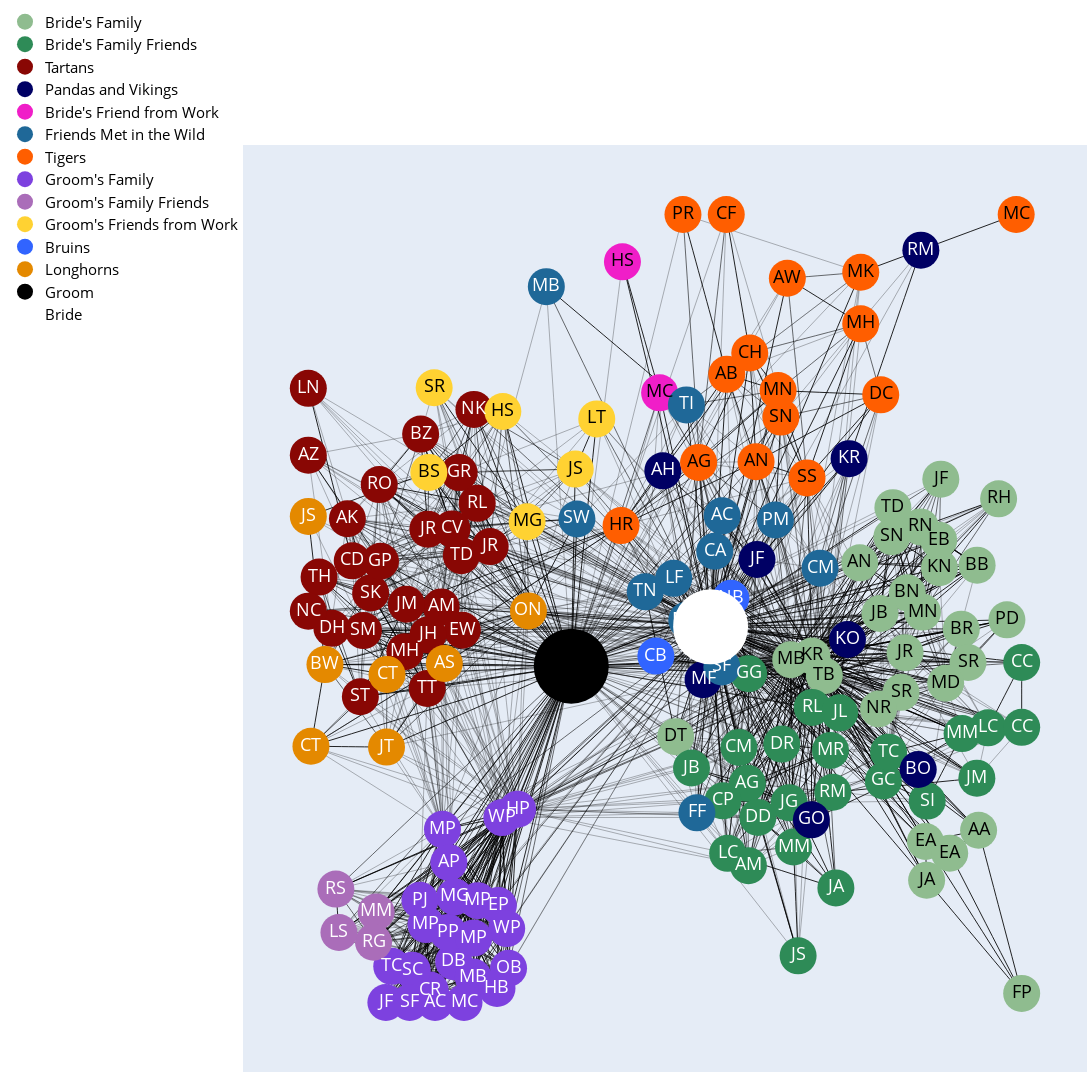

The notebook cell saved with this chart:
### Code cell
fig = go.Figure(data=edge_traces + node_traces + display_name_traces,
                layout=go.Layout(
                    title=None,#"Mary and Richard's wedding guest network",
                    titlefont_size=24,
                    width=2000,
                    height=2000,
                    showlegend=True,
                    hovermode='closest',
                    margin=dict(b=20,l=20,r=5,t=20),
                    legend=dict(
                        yanchor="bottom", 
                        y=0.8, 
                        xanchor="right", 
                        x=0,
                        orientation="v",
                        font=dict(
                            size=15,
                            color="black")),
                    xaxis=dict(showgrid=False, zeroline=False, showticklabels=False),
                    yaxis=dict(showgrid=False, zeroline=False, showticklabels=False),
                    dragmode='pan')
                    )
fig.show()
